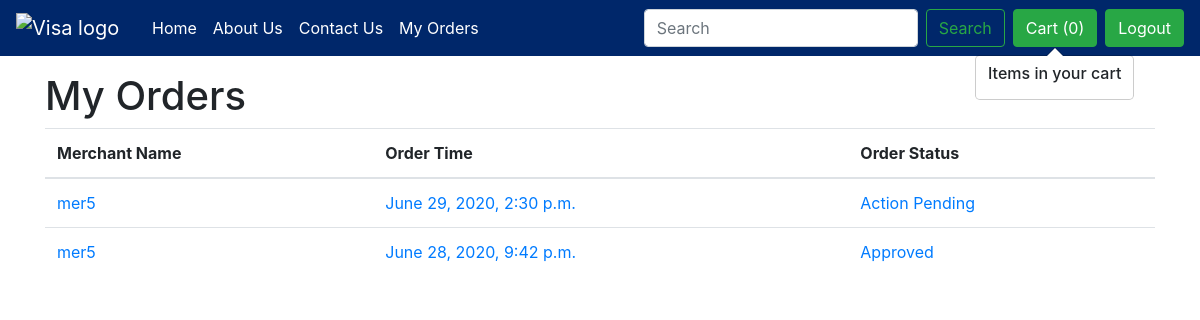
Before: /shop/user_order_list/ (signed in) with the older database file.
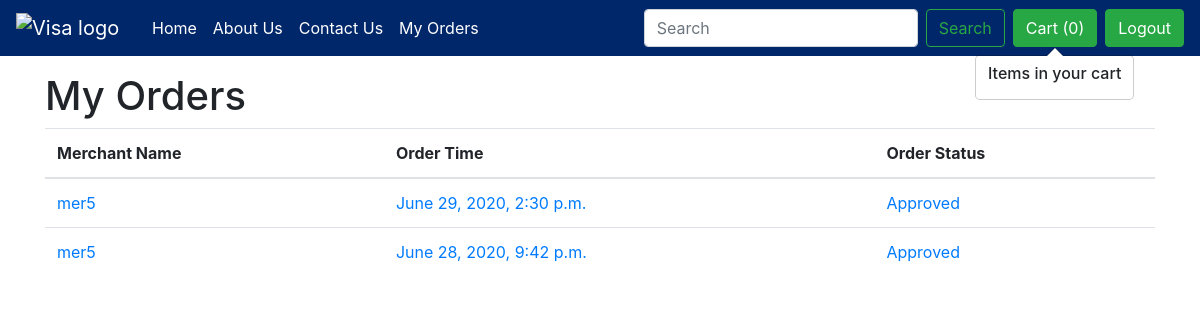
After: the same page with the newer database file.
### shop/models.py (models this page shows, shortened)
class Order(models.Model):
    order_id=models.AutoField(primary_key=True)
    items_json=models.CharField(max_length=5000)
    user = models.ForeignKey('UserRegistration', on_delete=models.CASCADE, null = True, related_name='usernames')
    is_delivery = models.BooleanField(default = False, blank = True)
    time = models.DateTimeField(null=True)
    est_time = models.DateTimeField(null=True)
    order_status = models.CharField(max_length=50, default="Action Pending", null=True)
    merchant = models.ForeignKey('UserRegistration', on_delete = models.CASCADE, null =True,related_name='merchant')

class UserRegistration(models.Model):
    user = models.OneToOneField(User,on_delete=models.CASCADE)
    is_merchant = models.BooleanField(default = False, blank = True)
    address = models.CharField(max_length=500)
    zipcode = models.CharField(max_length=6)
    phone = models.CharField(max_length=10)
    city = models.CharField(max_length=50)
    name = models.CharField(max_length=50, null = True)
    state = models.CharField(max_length=50)
    house_no = models.CharField(max_length=50, null = True)
    area = models.CharField(max_length=100, null = True)
    wait_time=models.CharField(max_length=10, null=True)
    slots=models.CharField(max_length=200,null=True)

### shop/views.py (the view)
# urls.py: path('user_order_list/',views.user_order_list, name='user_order_list'),
@login_required
def user_order_list(request):
    user = UserRegistration.objects.filter(user_id=request.user.id).first()
    orders = Order.objects.filter(user_id=user.id).order_by('-time')
    return render(request, 'shop/user_order_list.html', {'orders': orders})

### shop/templates/shop/user_order_list.html (shortened to what this page needs)
{% extends 'shop/basic.html' %}
{% block body %}
<div class="container my-3">
  <h1>My Orders</h1>
  <table class="table table-hover">
      <thead>
        <tr>
          <th scope="col">Merchant Name</th>
          <th scope="col">Order Time</th>
          <th scope="col">Order Status</th>
        </tr>
      </thead>
      <tbody>
        {% for x in orders %}
              <tr>
                  <td><a id="ads{{x.order_id}}" href="{% url 'shop:user_order_detail' x.order_id %}">{{x.merchant.name}}</a></td>
                  <td><a href="{% url 'shop:user_order_detail' x.order_id %}">{{x.time}}</a></td>
                  <td><a href="{% url 'shop:user_order_detail' x.order_id %}">{{x.order_status}}</a></td>
                </tr>
          {% endfor %}
      </tbody>
    </table>
</div>
{% endblock %}

Changed rows visible on the page:
changed Order "June 29, 2020, 2:30 p.m.": order_status "Action Pending" → "Approved"
